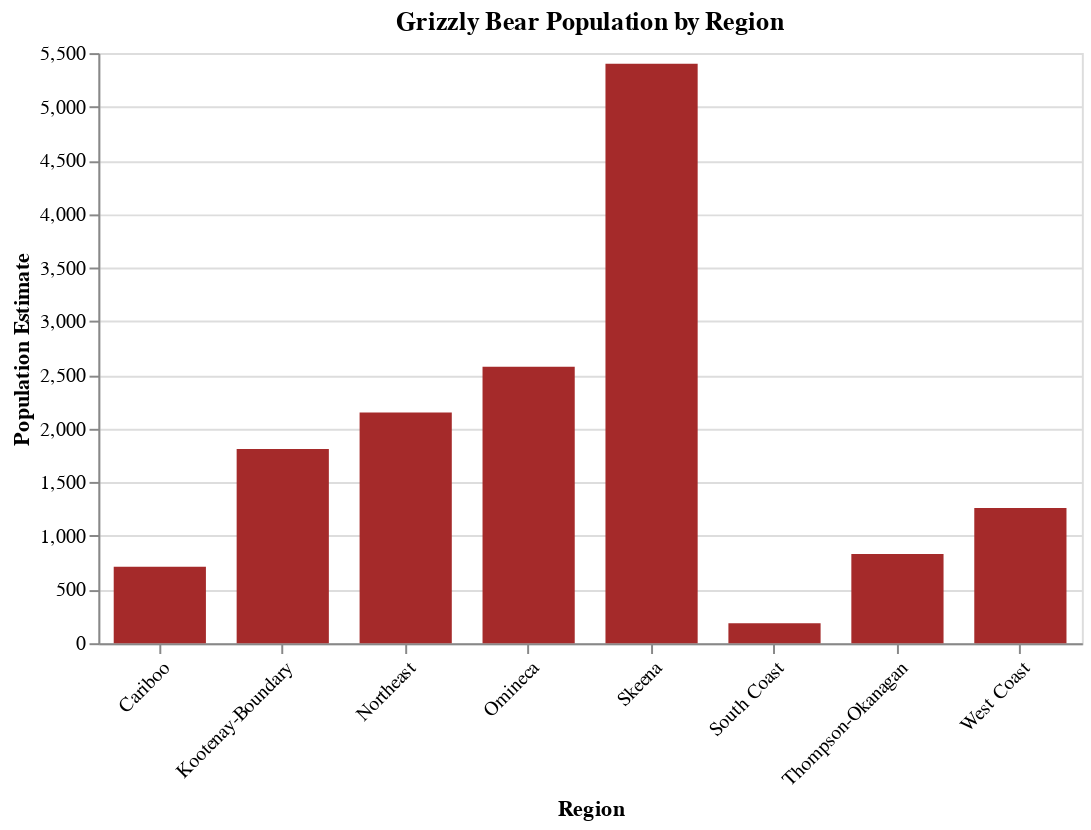

The code cell stored with this chart in its notebook:
### Markdown cell above
If we wanted to state what population unit(s) were listed as a low overall threat, we could write code like this:
```python
griz_pu_lthreat = griz_df.loc[griz_df['Overall Threat'] == 'Low']
print("The grizzly bear population unit(s) that have a low overall threat rating are: \n" + griz_pu_lthreat['Population Units'].to_string(index=False))
```

### Code cell
griz_reg_pop_chart = alt.Chart(griz_pop_reg).mark_bar(color = 'brown').encode(
    x=alt.X('Region:O', axis=alt.Axis(labelAngle=-45)),
    y='Population Estimate:Q'
).properties(title='Grizzly Bear Population by Region', width=500, height=300
            ).configure_scale(bandPaddingInner=0.25)

griz_reg_pop_chart

### Figure 1 — Vega-Lite specification as saved in the notebook (floating-point values rounded to 4 significant figures)
{"config": {"view": {"continuousWidth": 400, "continuousHeight": 300}, "scale": {"bandPaddingInner": 0.25}}, "data": {"name": "data-95fb217cc68e6e85170c5f89a7c68aae"}, "mark": {"type": "bar", "color": "brown"}, "encoding": {"x": {"axis": {"labelAngle": -45}, "field": "Region", "type": "ordinal"}, "y": {"field": "Population Estimate", "type": "quantitative"}}, "height": 300, "title": "Grizzly Bear Population by Region", "width": 500, "$schema": "https://vega.github.io/schema/vega-lite/v4.17.0.json", "datasets": {"data-95fb217cc68e6e85170c5f89a7c68aae": [{"Region": "Cariboo", "Population Estimate": 713, "Female Population": 392}, {"Region": "Kootenay-Boundary", "Population Estimate": 1809, "Female Population": 996}, {"Region": "Northeast", "Population Estimate": 2150, "Female Population": 1183}, {"Region": "Omineca", "Population Estimate": 2576, "Female Population": 1417}, {"Region": "Skeena", "Population Estimate": 5400, "Female Population": 2970}, {"Region": "South Coast", "Population Estimate": 185, "Female Population": 102}, {"Region": "Thompson-Okanagan", "Population Estimate": 832, "Female Population": 458}, {"Region": "West Coast", "Population Estimate": 1260, "Female Population": 693}]}}
